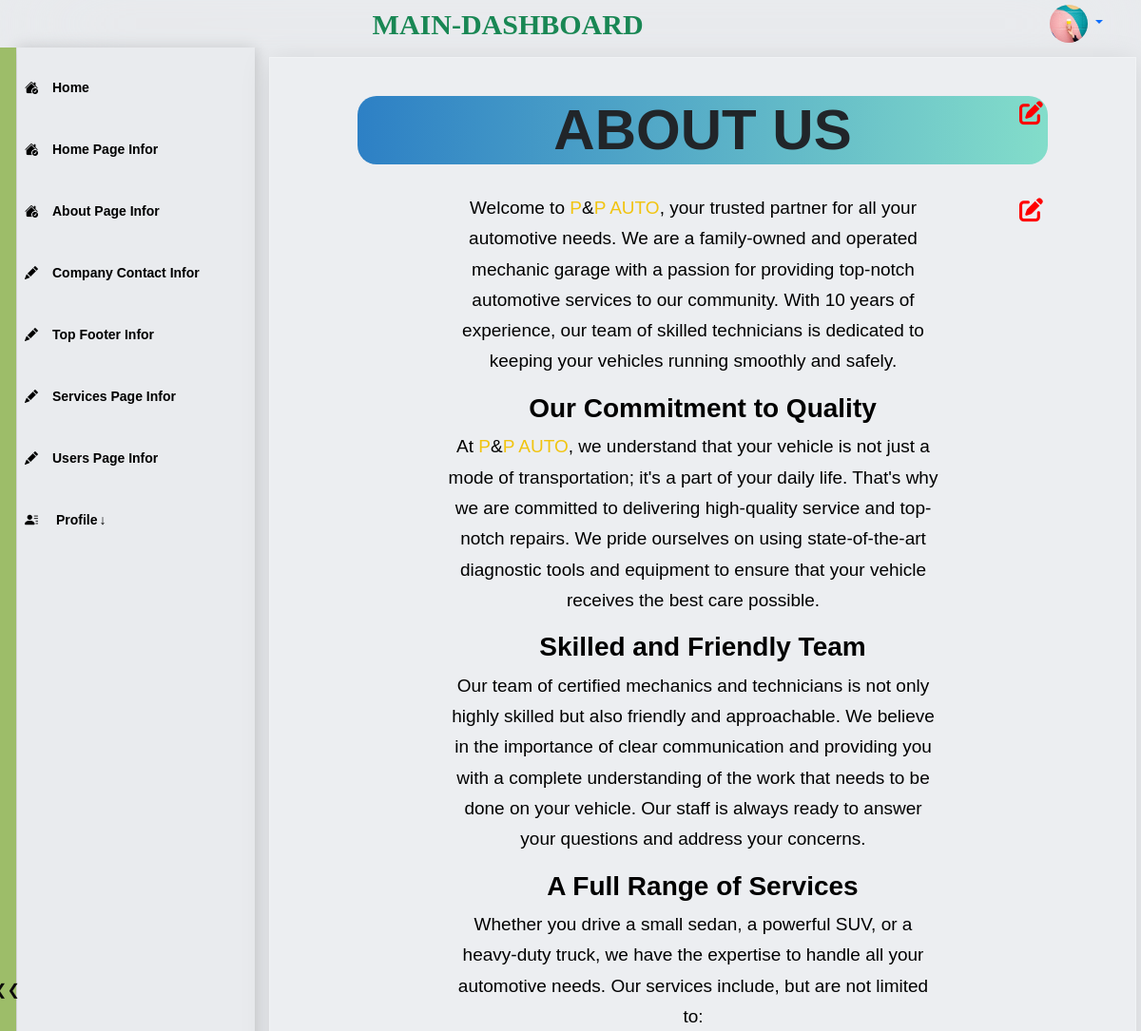
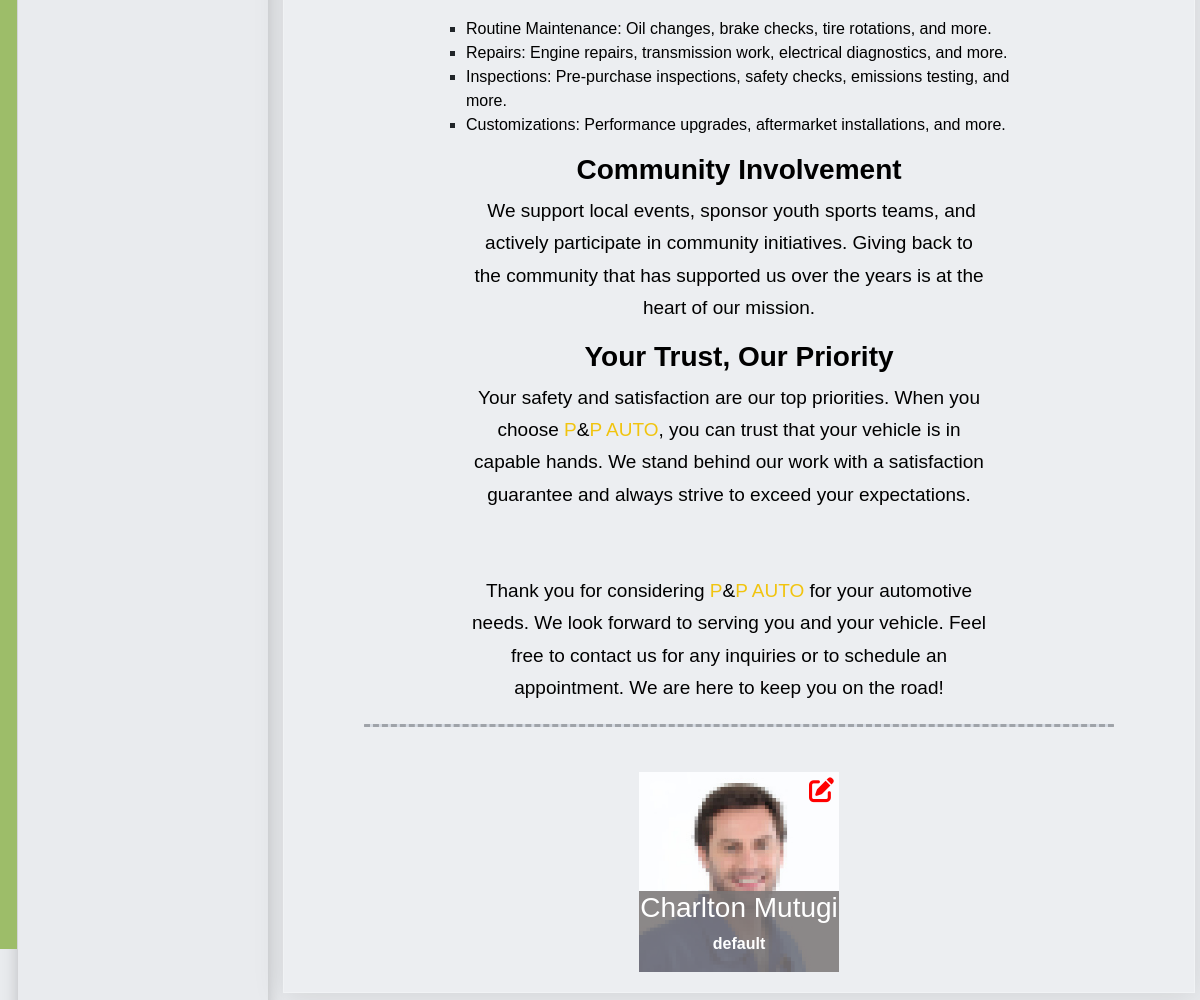
The page /about-page-view/ (signed in) on the database its author committed (2 pictures, top to bottom).
### users/models.py (models this page shows, shortened)
class Profile(models.Model):
    is_staff = models.BooleanField(default=False)
    user = models.OneToOneField(User, on_delete=models.CASCADE) # Delete profile when user is deleted
    phone_number = PhoneNumberField(null=True, blank=True)
    country= CountryField(blank=True)
    title = models.CharField(default='This is the default, title change it in profile.', max_length=200, null=True)
    desc_text='Hey, there is a default text description about you that you can change it by clicking "Edit" or going'
    desc = models.TextField(default=desc_text, max_length=200, null=True)
    image = models.ImageField(default='default.jpg', upload_to='profile_pics')
    github = models.URLField(default='https://www.github.com/', max_length=1000, null=True, blank=True)
    facebook = models.URLField(default='https://www.facebook.com/', max_length=1000, null=True, blank=True)
    googleplus = models.URLField(default='https://www.google.com/', max_length=1000, null=True, blank=True)
    instagram = models.URLField(default='https://www.instagram.com/', max_length=1000, null=True, blank=True)

### main/models/aboutP_M.py (models this page shows, shortened)
class AboutPage(models.Model):
    heading = models.CharField(default='default', max_length=100, null=False)
    body = HTMLField('Content')

class AboutList(models.Model):
    user =  models.ForeignKey(User, on_delete=models.CASCADE, null=True)
    title = models.CharField(default='default', max_length=100, null=False)
    image = models.ImageField(upload_to='about_images',blank=False, null=False)
    desc =  models.TextField(default=desc, max_length=600, null=False)
    def user_full_name(self):
        if self.user:
            return f"{self.user.first_name} {self.user.last_name}"
        return "P&P AUTO"

### main/admin_views/content_views/aboutP_view.py (the view)
# urls.py: path('about-page-view/', about_page_view, name='about_page_view'),
def about_page_view(request):
    about_page = AboutPage.objects.first()
    about_list = AboutList.objects.all()
    context = {
        'about_page': about_page,
        'about_list': about_list,
    }
    return render(request,
        'maindashboard/about_page/aboutP_view.html',
        context
        )

### templates/maindashboard/about_page/aboutP_view.html (shortened to what this page needs)
{% extends 'maindashboard/dashboard_base.html' %}
{% load static %}
{% block css %}
<link rel="stylesheet" href="{% static 'css/description.css' %}" type="text/css">
<link rel="stylesheet" href="{% static 'css/about.css' %}" type="text/css">
{% endblock css %}
{% block content %}
 <section class=" description">
    <div id="description-page"  class=" container-xxl">
      <div class="item2 des-p text-center container">
          <div class="edit-icon-h" style="background: linear-gradient(to right, #2d80c5 0%, #83ddca 100%); border-radius: 20px;">
            <h1> {{about_page.heading}} </h1>
            <div class="edit-icon">
              <a href="">
                  <i class="fa-solid fa-pen-to-square"></i>
              </a>
            </div>
          </div>
          <div class="des-p-p edit-icon-h">
              {{about_page.body|safe}}
            <div class="edit-icon">
                <a href="{% url 'about_page_edit' %}">
                    <i class="fa-solid fa-pen-to-square"></i>
                </a>
            </div>
          </div>
      </div>
      <div class="dev text-center">
        <h2 ><hr style="margin: 0.5rem 0; border-top: 3px dashed black; background: none;"> </h2>
      </div>
      <div class=" about-list edit-icon-h ">
        {% if  about_list %}
        {% for item in about_list %}
        <div class="about--list">
          <img src="{{item.image.url}}" width="200" height="200" alt="">
          <div class="bottom-name">
            <h3>{{ item.user_full_name }}</h3>
            <p>{{item.title}}</p>
          </div>
          <div class="edit-icon">
            <a href="{% url 'about_list_edit' pk=item.id %}">
                <i class="fa-solid fa-pen-to-square"></i>
            </a>
          </div>
        </div>
        {% endfor %}
        {% endif %}
      </div>
    </div>
  </section>
{% endblock content %}

### templates/maindashboard/dashboard_base.html (shortened to what this page needs)
{% load static %}
<!doctype html>
<html>
<head>
    <link rel="stylesheet" type="text/css"href="https://cdnjs.cloudflare.com/ajax/libs/font-awesome/6.2.0/css/all.min.css">
    <link href="https://cdn.jsdelivr.net/npm/bootstrap@5.3.1/dist/css/bootstrap.min.css" rel="stylesheet">
    <link rel="stylesheet" href="https://cdn.jsdelivr.net/npm/bootstrap-icons@1.10.5/font/bootstrap-icons.css">
    <link rel="stylesheet" href="{% static 'css/blogdashboard/style.css' %}">
    <link rel="stylesheet" href="{% static 'css/blogdashboard/dashboard_nav.css' %}">
    <link rel="stylesheet" href="{% static 'css/blogdashboard/dashboard_sidebar.css' %}">
    <link rel="stylesheet" href="{% static 'css/blogdashboard/dashboard_sidebar.css' %}">
    <link rel="stylesheet" href="{% static 'css/dashboard_all_pages.css' %}">
    {% block css%} {% endblock css%}
</head>
<body class="preload">
    <header class="header">
        <div id="logo">
            <div class="logo">
                main-dashboard
            </div>
        </div>
        <div class="user nav-item dropdown">
            {% if user.is_authenticated %}
              <a class="dropdown-toggle" style="background:none; "id="dropdownMenuButton1" data-bs-toggle="dropdown" aria-expanded="false">
                    <img src="{{user.profile.image.url}}" width="40" height="40" class="rounded-circle" alt="Avatar">
              </a>
            {% else %}
                <a href="{% url 'login' %}">
                    <span>Login</span>  </a>
            {%endif %}
        </div>
    </header>
    <main class="body-container containerl-xxl">
        <div class="item" id="side-bar">
            <div class="side__links">
                <a href="{% url 'main_dashboard_home' %}" class="side__link side__link--active">
                    <i class="bi bi-house-check-fill"></i>
                    Home
                </a>
                <a href="{% url 'home_page_view' %}" class="side__link side__link--active">
                    <i class="bi bi-house-check-fill"></i>
                    Home Page Infor
                </a>
                <a href="{% url 'about_page_view' %}" class="side__link side__link--active">
                    <i class="bi bi-house-check-fill"></i>
                    About Page Infor
                </a>
                <a href="{% url 'companycontact_info_view' %}" class="side__link ">
                    <i class="bi bi-pencil-fill"></i>
                    Company Contact Infor
                </a>
                <a href="{% url 'top_footer_view' %}" class="side__link ">
                    <i class="bi bi-pencil-fill"></i>
                    Top Footer Infor
                </a>
                <a href="{% url 'view_service_categories' %}" class="side__link ">
                    <i class="bi bi-pencil-fill"></i>
                    Services Page Infor
                </a>
                <a href="{% url 'user_list' %}" class="side__link ">
                    <i class="bi bi-pencil-fill"></i>
                    Users Page Infor
                </a>
                <div class="side__link dropdown">
                    <span class="dropdown-btn" aria-expanded="false">
                        <i class="bi bi-person-lines-fill"></i>
                        Profile<span style="padding-left: 2px;">&darr;</span>
                    </span>
                </div>
            </div>
        </div>
        <div class="item" id="main">
            <div>
                {% block content %}
                {% endblock content %}
            </div>
        </div>
    </main>
    <button id="hide-button" ><div class="indicator"></div></button>
</body>
</html>

### static/css/blogdashboard/style.css (style rules this page uses)
body { margin: 0; background-color: #e9ebee; --header-height: 50px; margin: var(--header-height) 0 0 0; font-family: sans-serif; cursor: default; }
.preload * { transition: none !important; }
ol, ul { list-style: none; padding: 0; }
a { text-decoration: none; }
.body-container { display: grid; }
@media (min-width:888px) { #hide-button { display: flex; position: fixed; top: 50px; width: 17px; height: 95%; border: none; padding-left: 4px; border-image: initial; background-color: rgb(157 189 105); color: rgb(12 10 10); font-size: 16px; cursor: pointer; z-index: 1; align-items: center; justify-content: center; } }
@media (min-width:888px) { .body-container { grid-template-columns: 250px auto; grid-template-areas: 'sidebar main'; grid-gap: 10px; margin-left: 18px; } }
@media (min-width:888px) { #side-bar { grid-area: sidebar; position: fixed; height: 100%; width: 250px; } }
@media (min-width:888px) { #main { grid-area: main; } }

### static/css/blogdashboard/dashboard_nav.css (style rules this page uses)
.header { position: fixed; z-index: 200; top: 0; left: 0; width: 100%; height: var(--header-height); display: grid; backdrop-filter: blur(60px); -webkit-backdrop-filter: blur(3px); }
#logo { display: flex; align-items: center; justify-content: center; grid-column: 6; font-family: emoji; font-weight: 700; color: #198754; text-transform: uppercase; }
.logo { font-size: 30px !important; }
.user { display: flex; align-items: center; grid-column: 9; }
@media (min-width: 888px) { .header { display: grid; align-items: center; justify-content: space-around; } }
@media (min-width: 888px) { .user { grid-column: 12; display: inline-flex; justify-content: right; margin-right: 4px; } }

### static/css/blogdashboard/dashboard_sidebar.css (style rules this page uses)
a { text-decoration: none; }
#main { padding: 10px 5px; }
.side__links { box-shadow: 0 0 15px rgba(0, 0, 0, 0.2); height: inherit; width: 100%; padding-top: 20px; transition: transform 0.3s; }
.side__link { display: flex; color: rgb(0,0,0); font-weight: bold; font-size: 14px; text-decoration: none; cursor: pointer; padding: 12px 3px; margin: 0 5px 20px 5px; transition: transform 0.3s; flex-wrap: wrap; }
.side__link>i, .side__link span .bi { margin-right: 15px; }
#side-bar .dropdown-btn { display: block; width: 100%; }
#side-bar .dropdown { position: relative; }
@media (min-width:891px) { .side__link.dropdown { width: auto; } }

### static/css/dashboard_all_pages.css (style rules this page uses)
.edit-icon-h { position: relative; }
.edit-icon { position: absolute; top: 5px; right: 5px; font-size: 25px; font-weight: 800; }
.edit-icon a { color: red !important; display: flex !important; align-items: center; justify-content: center; }

### static/css/description.css (style rules this page uses)
main { height: 0; }
.description { background: rgba(255, 255, 255, 0.15); box-shadow: 0 4px 30px rgba(0, 0, 0, 0.1); border: 1px solid rgba(255, 255, 255, 0.27); }
.des-p { display: block; align-items: center; margin:0 auto; padding-top: 0px; }
.des-p h1 { font-size: 60px; font-weight: bold; margin-top: 40px; margin-bottom: 30px; }
.des-p p { color: #000000B0; font-size: 19px; font-weight: 300; line-height: 1.7em; letter-spacing: 0; }
@media (min-width: 992px) { #description-page { padding-left: 80px; padding-right: 80px; } }
@media (min-width: 992px) { .des-p-p { padding-left: 90px; padding-right: 90px; } }

### static/css/about.css (style rules this page uses)
.description { background: rgba(255, 255, 255, 0.15); box-shadow: 0 4px 30px rgba(0, 0, 0, 0.1); border: 1px solid rgba(255, 255, 255, 0.27); }
.des-p { display: block; align-items: center; margin:0 auto; padding-top: 0px; }
.des-p h1 { font-size: 30px; font-weight: bold; margin-top: 40px; margin-bottom: 30px; }
.des-p p { color: #000000B0; font-size: 19px; font-weight: 300; line-height: 1.7em; letter-spacing: 0; }
.dev { background-color: #d6dbe3; margin-top: 20px; border-radius: 20px; }
.about-list { display: grid; grid-template-columns: repeat(auto-fit, 200px); grid-gap:10px; margin-top: 20px; margin-bottom: 20px; justify-content: center; grid-auto-flow: dense; }
.about--list { position: relative; display: flex; flex-direction: column; align-items: center; width: fit-content; }
.bottom-name { position: absolute; bottom: 0; background: #7b7777de; width: 100%; text-align: center; color: white; font-weight: 600; }
@media (min-width: 992px) { .des-p h1 { font-size: 60px; } }
@media (min-width: 992px) { #description-page { padding-left: 80px; padding-right: 80px; } }
@media (min-width: 992px) { .des-p-p { padding-left: 90px; padding-right: 90px; } }

### templates/maindashboard/about_page/aboutP_view.html (style rules this page uses)
.des-p p { padding: 0 25px 0 5px; }
.about-list { padding-top: 25px; }

### rows shown on the page
AboutPage: heading "ABOUT US", body "Welcome to P & P AUTO , your trusted partner for all your automotive needs. We are a family-owned and operated mechanic garage with a passion for providing top-notch automotive services to our community. With 10 years of experience, our team of skilled technicians is dedicated to keeping your vehicles running smoothly and safely. Our Commitment to Quality At P & P AUTO , we understand that your vehicle is not just a mode of transportation; it's a part of your daily life. That's why we are committed to delivering high-quality service and top-notch repairs. We pride ourselves on using state-of-the-art diagnostic tools and equipment to ensure that your vehicle receives the best care possible.…"
AboutList: image (picture), user_full_name "Charlton Mutugi", title "default"
